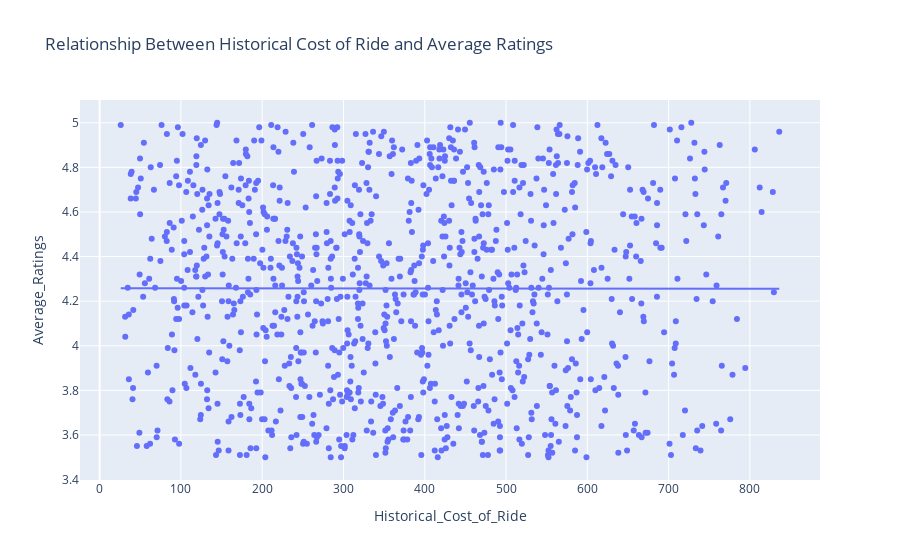

Notebook code for this chart:
### Markdown cell above
Relationship Between Historical Cost of Ride and Average Ratings

### Code cell
figure = plx.scatter( data, x="Historical_Cost_of_Ride",
                     y= "Average_Ratings",
                     title = "Relationship Between Historical Cost of Ride and Average Ratings",
                     trendline = 'ols')
figure.show()

### Figure 1 — Plotly figure (JSON) as saved in the notebook; plotly's stock layout.template omitted (floating-point values rounded to 4 significant figures; data arrays with more than 128 entries replaced by an {"elided": "..."} marker saying what was removed)
{"data": [{"hovertemplate": "Historical_Cost_of_Ride=%{x}<br>Average_Ratings=%{y}<extra></extra>", "legendgroup": "", "marker": {"color": "#636efa", "symbol": "circle"}, "mode": "markers", "name": "", "orientation": "v", "showlegend": false, "type": "scatter", "x": {"elided": "1000 float values"}, "xaxis": "x", "y": {"elided": "1000 float values"}, "yaxis": "y"}, {"hovertemplate": "<b>OLS trendline</b><br>Average_Ratings = -2.47589e-06 * Historical_Cost_of_Ride + 4.25814<br>R<sup>2</sup>=0.000001<br><br>Historical_Cost_of_Ride=%{x}<br>Average_Ratings=%{y} <b>(trend)</b><extra></extra>", "legendgroup": "", "marker": {"color": "#636efa", "symbol": "circle"}, "mode": "lines", "name": "", "showlegend": false, "type": "scatter", "x": {"elided": "1000 float values"}, "xaxis": "x", "y": {"elided": "1000 float values"}, "yaxis": "y"}], "layout": {"legend": {"tracegroupgap": 0}, "title": {"text": "Relationship Between Historical Cost of Ride and Average Ratings"}, "xaxis": {"anchor": "y", "domain": [0, 1], "title": {"text": "Historical_Cost_of_Ride"}}, "yaxis": {"anchor": "x", "domain": [0, 1], "title": {"text": "Average_Ratings"}}}}
